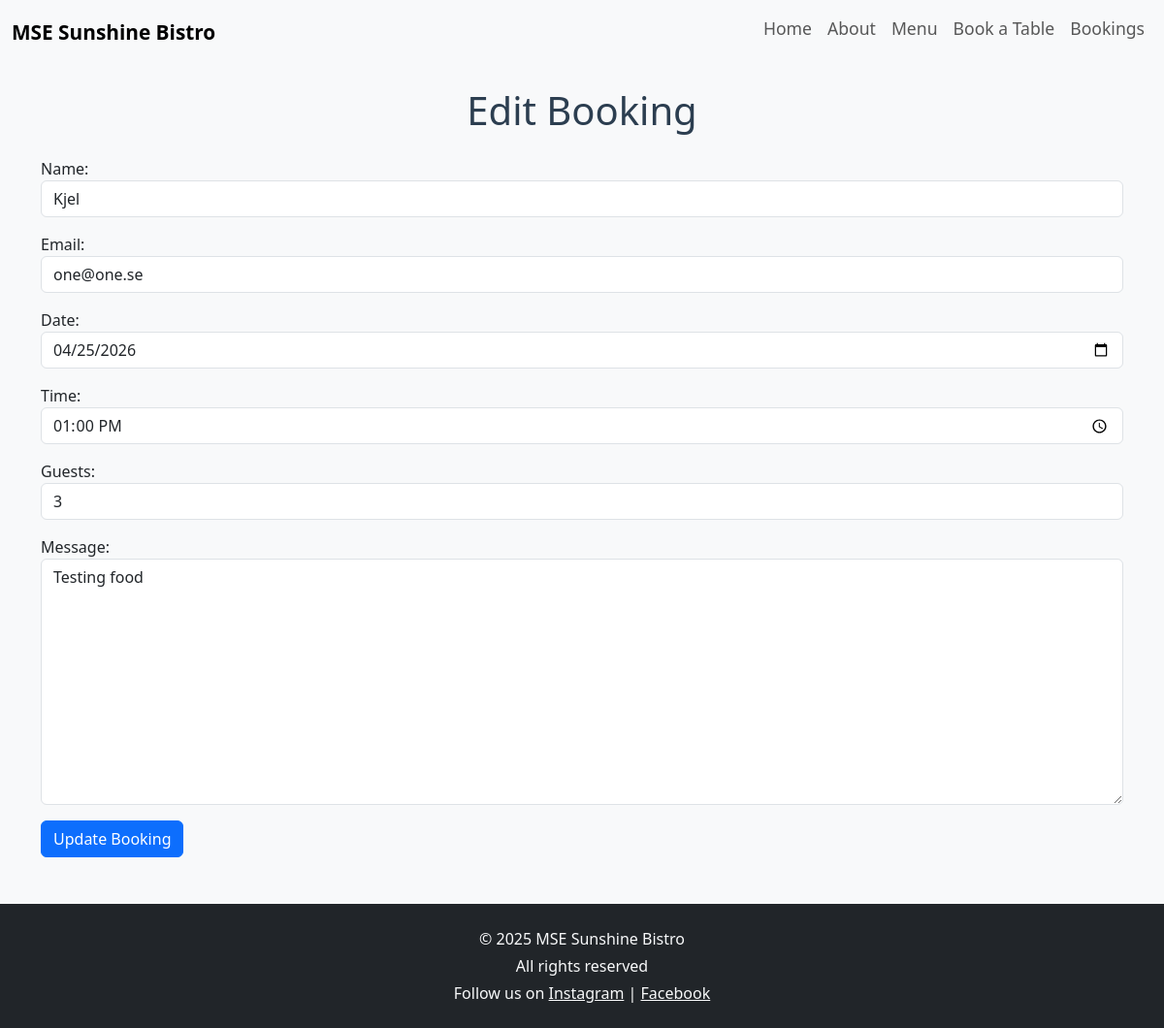
The app's page /booking/edit/4/ with its own data.
### booking/models.py (models this page shows, shortened)
class Booking(models.Model):
    name = models.CharField(max_length=100)
    email = models.EmailField()
    date = models.DateField()
    time = models.TimeField()
    guests = models.IntegerField()
    message = models.TextField(blank=True)
    created_on = models.DateTimeField(auto_now_add=True)
    STATUS_CHOICES = (
        ("pending", "Pending"),
        ("confirmed", "Confirmed"),
        ("cancelled", "Cancelled"),
    )
    status = models.CharField(
        max_length=10,
        choices=STATUS_CHOICES,
        default="pending"
    )

### booking/views.py (the view)
# urls.py: path("edit/<int:booking_id>/", views.booking_edit, name="booking_edit"),
def booking_edit(request, booking_id):
    booking = get_object_or_404(Booking, id=booking_id)
    if request.method == "POST":
        form = BookingForm(request.POST, instance=booking)
        if form.is_valid():
            form.save()
            return redirect("booking_list")
    else:
        form = BookingForm(instance=booking)
    return render(
        request,
        "booking/booking_edit.html",
        {"form": form, "booking": booking},
    )

### booking/forms.py
class BookingForm(forms.ModelForm):
    class Meta:
        model = Booking
        fields = ["name", "email", "date", "time", "guests", "message"]
        widgets = {
            "name": forms.TextInput(attrs={"class": "form-control"}),
            "email": forms.EmailInput(attrs={"class": "form-control"}),
            "date": DateInput(attrs={"class": "form-control"}),
            "time": TimeInput(attrs={"class": "form-control"}),
            "guests": forms.NumberInput(attrs={"class": "form-control"}),
            "message": forms.Textarea(attrs={"class": "form-control"}),
        }

### booking/templates/booking/booking_edit.html (shortened to what this page needs)
{% extends "base.html" %}
{% block content %}
<h1 class="mb-4 text-center">Edit Booking</h1>
<form method="post">
    {{ form.as_p }}
    <button type="submit" class="btn btn-primary">Update Booking</button>
</form>
{% endblock %}

### static/css/style.css (style rules this page uses)
body { background-color: #f8f9fa; }
h1, h2 { color: #2c3e50; }

### records on screen
Booking: name "Kjel", email "one@one.se", date "04/25/2026", time "13:00:00", guests "3", message "Testing food"
